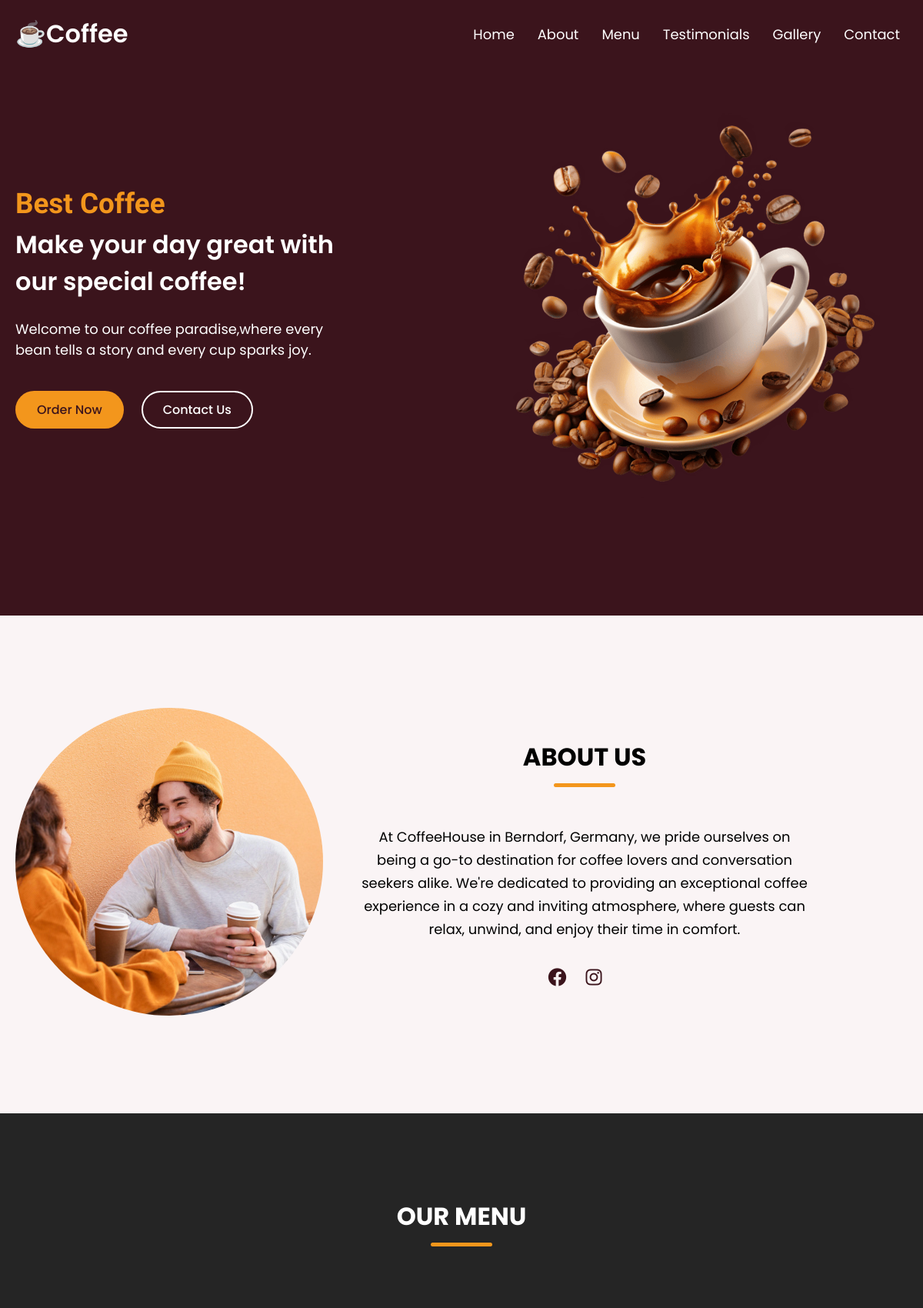
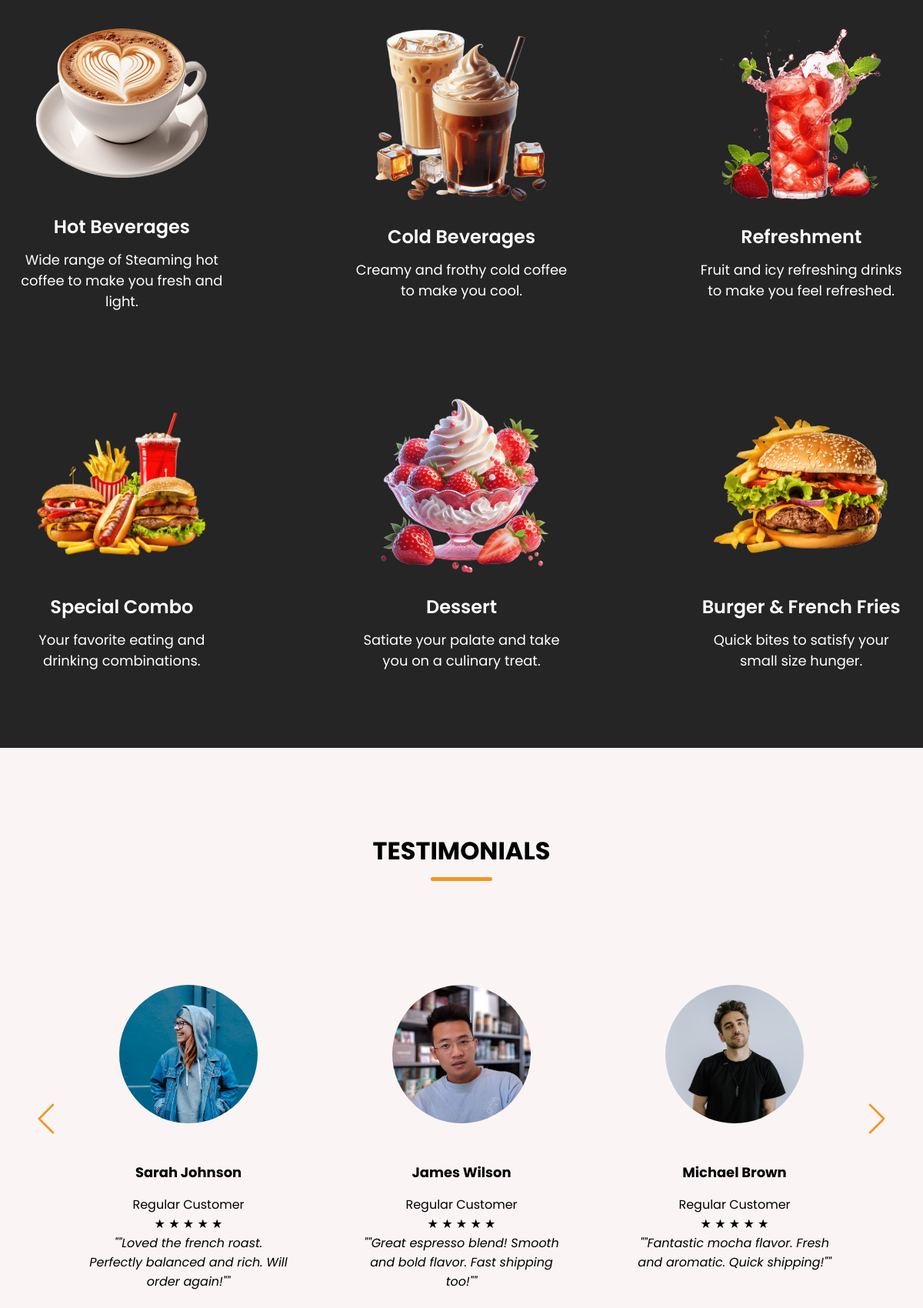
The page / (upper part) on the database its author committed (2 pictures, top to bottom).
### core/models.py (models this page shows, shortened)
class MenuItem(models.Model):
    name = models.CharField(max_length=100)
    description = models.TextField()
    image = models.ImageField(upload_to='menu_images/', blank=True, null=True)  # Make it optional
    order = models.IntegerField(default=0)
    class Meta:
        ordering = ['order']

class Testimonial(models.Model):
    name = models.CharField(max_length=100)
    role = models.CharField(max_length=100, blank=True)  # e.g., "Customer", "Regular Visitor"
    message = models.TextField()
    image = models.ImageField(upload_to='testimonial_images/', blank=True, null=True)
    rating = models.IntegerField(default=5, choices=[(i, i) for i in range(1, 6)])  # 1-5 stars
    is_approved = models.BooleanField(default=False)  # You can approve before showing
    created_at = models.DateTimeField(auto_now_add=True)
    order = models.IntegerField(default=0)
    class Meta:
        ordering = ['order', '-created_at']

### core/views.py (the view)
def index(request):
    menu_items = MenuItem.objects.all()
    testimonials = Testimonial.objects.filter(is_approved=True)
    gallery_images = GalleryImage.objects.all()
    return render(request, 'core/index.html', {
        'menu_items': menu_items,
        'testimonials': testimonials,
        'gallery_images': gallery_images
    })

### core/templates/core/index.html (shortened to what this page needs)
{% load static %}
<!DOCTYPE html>
<html lang="en">
<head>
    <link rel="stylesheet" href="https://cdn.jsdelivr.net/npm/swiper@11/swiper-bundle.min.css">
    <link rel="stylesheet" href="{% static 'core/css/style.css' %}">
    <link rel="stylesheet" href="https://cdnjs.cloudflare.com/ajax/libs/font-awesome/6.4.0/css/all.min.css">
</head>
<body>
    <header>
        <nav class="navbar section-content">
            <a href="#" class="nav-logo">
                <h2 class="logo-text">☕Coffee</h2>
            </a>
            <ul class="nav-menu">
                <li class="nav-item">
                    <a href="#" class="nav-link">Home</a>
                </li>
                <li class="nav-item">
                    <a href="#about" class="nav-link">About</a>
                </li>
                <li class="nav-item">
                    <a href="#menu" class="nav-link">Menu</a>
                </li>
                <li class="nav-item">
                    <a href="#testimonials" class="nav-link">Testimonials</a>
                </li>
                <li class="nav-item">
                    <a href="#gallery" class="nav-link">Gallery</a>
                </li>
                <li class="nav-item">
                    <a href="#contact" class="nav-link">Contact</a>
                </li>
            </ul>
        </nav>
    </header>
    <main>
        <section class="hero-section">
            <div class="section-content">
                <div class="hero-details">
                    <h2 class="title">Best Coffee</h2>
                    <h3 class="subtitle">Make your day great with our special coffee!</h3>
                    <p class="description">Welcome to our coffee paradise,where every bean tells a story and every cup sparks joy.</p>
                    <div class="buttons">
                        <a href="" class="button order-now">Order Now</a>
                        <a href="#contact" class="button contact-us">Contact Us</a>
                    </div>
                </div>
                <div class="hero-image-wrapper">
                    <img src="{% static 'core/images/coffee-hero-section.png' %}" alt="Hero" class="hero-image">
                </div>
            </div>
        </section>
        <section class="about-section" id="about">
            <div class="section-content">
                <div class="about-image-wrapper">
                    <img src="{% static 'core/images/about-image.jpg' %}" alt="About" class="about-image">
                </div>
                <div class="about-details">
                    <h2 class="section-title">About Us</h2>
                    <p class="text">At CoffeeHouse in Berndorf, Germany, we pride ourselves on being a go-to destination for coffee lovers and conversation seekers alike. We're dedicated to providing an exceptional coffee experience in a cozy and inviting atmosphere, where guests can relax, unwind, and enjoy their time in comfort.
                    </p>
                    <div class="social-link-list">
                        <a href="#" class="social-link"><i class="fa-brands fa-facebook"></i></a>
                        <a href="#" class="social-link"><i class="fa-brands fa-instagram"></i></a>
                    </div>
                </div>
            </div>
        </section>
        <section class="menu-section" id="menu">
            <h2 class="section-title">Our Menu</h2>
            <div class="section-content">
                <ul class="menu-list">
                    {% for item in menu_items %}
                    <li class="menu-item">
                        {% if item.image %}
                            <img src="{{ item.image.url }}" alt="{{ item.name }}" class="menu-image">
                        {% endif %}
                        <h3 class="name">{{ item.name }}</h3>
                        <p class="text">{{ item.description }}</p>
                    </li>
                    {% endfor %}
                </ul>
            </div>
        </section>
        <section class="testimonials-section" id="testimonials">
            <h2 class="section-title">Testimonials</h2>
            <div class="section-content">
                <div class="slider-container swiper">
                    <div class="slider-wrapper">
                        <ul class="testimonials-list swiper-wrapper">
                            {% for testimonial in testimonials %}
                            <li class="testimonial swiper-slide">
                                {% if testimonial.image %}
                                    <img src="{{ testimonial.image.url }}" alt="{{ testimonial.name }}" class="user-image">
                                {% else %}
                                    <img src="{% static 'core/images/default-user.jpg' %}" alt="{{ testimonial.name }}" class="user-image">
                                {% endif %}
                                <h3 class="name">{{ testimonial.name }}</h3>
                                {% if testimonial.role %}
                                    <p class="role">{{ testimonial.role }}</p>
                                {% endif %}
                                <div class="rating">
                                    {% for i in "12345" %}
                                        {% if forloop.counter <= testimonial.rating %}
                                            ★
                                        {% else %}
                                            ☆
                                        {% endif %}
                                    {% endfor %}
                                </div>
                                <i class="feedback">"{{ testimonial.message }}"</i>
                            </li>
                            {% empty %}
                            <li class="testimonial swiper-slide">
                                <img src="{% static 'core/images/user-1.jpg' %}" alt="User" class="user-image">
                                <h3 class="name">Sample User</h3>
                                <i class="feeedback">"No testimonials yet. Be the first!"</i>
                            </li>
                            {% endfor %}
                        </ul>
                        <div class="swiper-slide-button swiper-button-prev"></div>
                        <div class="swiper-slide-button swiper-button-next"></div>
                    </div>
                </div>
            </div>
        </section>
    </main>
</body>
</html>

### rows shown on the page
MenuItem: image (picture), name "Hot Beverages", description "Wide range of Steaming hot coffee to make you fresh and light."
MenuItem: image (picture), name "Cold Beverages", description "Creamy and frothy cold coffee to make you cool."
MenuItem: image (picture), name "Refreshment", description "Fruit and icy refreshing drinks to make you feel refreshed."
MenuItem: image (picture), name "Special Combo", description "Your favorite eating and drinking combinations."
MenuItem: image (picture), name "Dessert", description "Satiate your palate and take you on a culinary treat."
MenuItem: image (picture), name "Burger & French Fries", description "Quick bites to satisfy your small size hunger."
Testimonial: image (picture), name "Sarah Johnson", role "Regular Customer", rating 5 (drawn), message "\"Loved the french roast. Perfectly balanced and rich. Will order again!\""
Testimonial: image (picture), name "James Wilson", role "Regular Customer", rating 5 (drawn), message "\"Great espresso blend! Smooth and bold flavor. Fast shipping too!\""
Testimonial: image (picture), name "Michael Brown", role "Regular Customer", rating 5 (drawn), message "\"Fantastic mocha flavor. Fresh and aromatic. Quick shipping!\""
